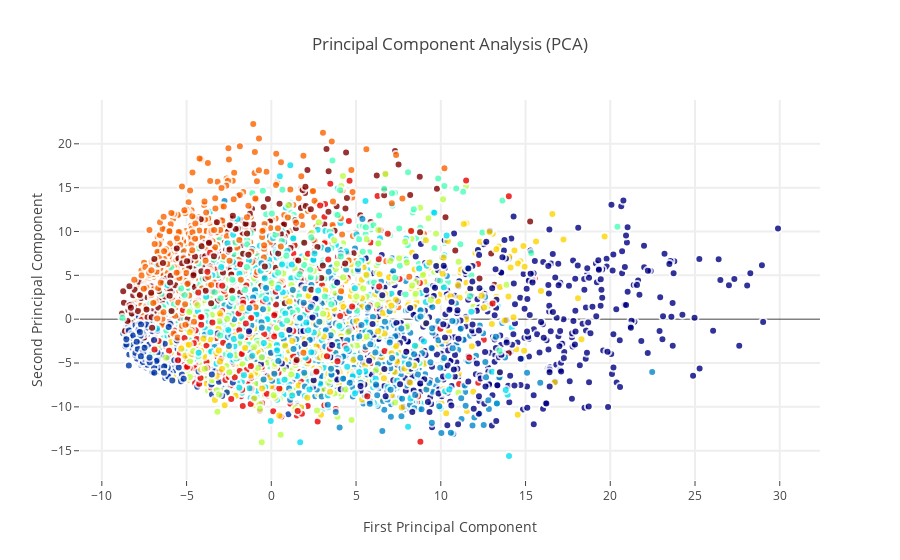

The notebook cell this image was saved under:
### Code cell
trace0 = go.Scatter(
    x = X_5d[:,0],
    y = X_5d[:,1],
    name = Target,
    hoveron = Target,
    mode = 'markers',
    text = Target,
    showlegend = False,
    marker = dict(
        size = 8,
        color = Target,
        colorscale ='Jet',
        showscale = False,
        line = dict(
            width = 2,
            color = 'rgb(255, 255, 255)'
        ),
        opacity = 0.8
    )
)
data = [trace0]

layout = go.Layout(
    title= 'Principal Component Analysis (PCA)',
    hovermode= 'closest',
    xaxis= dict(
         title= 'First Principal Component',
        ticklen= 5,
        zeroline= False,
        gridwidth= 2,
    ),
    yaxis=dict(
        title= 'Second Principal Component',
        ticklen= 5,
        gridwidth= 2,
    ),
    showlegend= True
)


fig = dict(data=data, layout=layout)
py.iplot(fig, filename='styled-scatter')

### Figure 1 — Plotly figure (JSON) as saved in the notebook; plotly's stock layout.template omitted (floating-point values rounded to 4 significant figures; data arrays with more than 128 entries replaced by an {"elided": "..."} marker saying what was removed)
{"data": [{"hoveron": {"elided": "6000 int values"}, "marker": {"color": {"elided": "6000 int values"}, "colorscale": "Jet", "line": {"color": "rgb(255, 255, 255)", "width": 2}, "opacity": 0.8, "showscale": false, "size": 8}, "mode": "markers", "name": {"elided": "6000 int values"}, "showlegend": false, "text": {"elided": "6000 int values"}, "type": "scatter", "x": {"elided": "6000 float values"}, "y": {"elided": "6000 float values"}}], "layout": {"hovermode": "closest", "showlegend": true, "title": "Principal Component Analysis (PCA)", "xaxis": {"gridwidth": 2, "ticklen": 5, "title": "First Principal Component", "zeroline": false}, "yaxis": {"gridwidth": 2, "ticklen": 5, "title": "Second Principal Component"}}}
